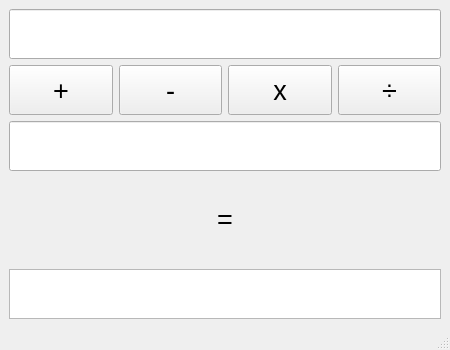
<?xml version="1.0" encoding="UTF-8"?>
<ui version="4.0">
 <class>MainWindow</class>
 <widget class="QMainWindow" name="MainWindow">
  <property name="geometry">
   <rect>
    <x>0</x>
    <y>0</y>
    <width>450</width>
    <height>350</height>
   </rect>
  </property>
  <property name="minimumSize">
   <size>
    <width>400</width>
    <height>200</height>
   </size>
  </property>
  <property name="focusPolicy">
   <enum>Qt::NoFocus</enum>
  </property>
  <property name="windowTitle">
   <string>MainWindow</string>
  </property>
  <widget class="QWidget" name="centralwidget">
   <layout class="QGridLayout" name="gridLayout">
    <item row="0" column="0">
     <layout class="QVBoxLayout" name="verticalLayout">
      <item>
       <widget class="QLineEdit" name="val1">
        <property name="minimumSize">
         <size>
          <width>200</width>
          <height>50</height>
         </size>
        </property>
        <property name="maximumSize">
         <size>
          <width>16777215</width>
          <height>50</height>
         </size>
        </property>
        <property name="baseSize">
         <size>
          <width>0</width>
          <height>50</height>
         </size>
        </property>
        <property name="font">
         <font>
          <pointsize>20</pointsize>
         </font>
        </property>
        <property name="toolTip">
         <string>&lt;html&gt;&lt;head/&gt;&lt;body&gt;&lt;p&gt;1 значение&lt;/p&gt;&lt;/body&gt;&lt;/html&gt;</string>
        </property>
        <property name="whatsThis">
         <string/>
        </property>
        <property name="text">
         <string extracomment="1 значение"/>
        </property>
        <property name="alignment">
         <set>Qt::AlignRight|Qt::AlignTrailing|Qt::AlignVCenter</set>
        </property>
        <property name="dragEnabled">
         <bool>false</bool>
        </property>
        <property name="placeholderText">
         <string extracomment="1 значение"/>
        </property>
       </widget>
      </item>
      <item>
       <layout class="QGridLayout" name="gridLayout_2">
        <item row="0" column="0">
         <widget class="QPushButton" name="plus">
          <property name="sizePolicy">
           <sizepolicy hsizetype="Minimum" vsizetype="Fixed">
            <horstretch>0</horstretch>
            <verstretch>0</verstretch>
           </sizepolicy>
          </property>
          <property name="minimumSize">
           <size>
            <width>0</width>
            <height>50</height>
           </size>
          </property>
          <property name="font">
           <font>
            <pointsize>20</pointsize>
           </font>
          </property>
          <property name="mouseTracking">
           <bool>false</bool>
          </property>
          <property name="contextMenuPolicy">
           <enum>Qt::CustomContextMenu</enum>
          </property>
          <property name="toolTip">
           <string/>
          </property>
          <property name="whatsThis">
           <string>C++</string>
          </property>
          <property name="text">
           <string>+</string>
          </property>
         </widget>
        </item>
        <item row="0" column="1">
         <widget class="QPushButton" name="minus">
          <property name="sizePolicy">
           <sizepolicy hsizetype="Minimum" vsizetype="Fixed">
            <horstretch>0</horstretch>
            <verstretch>0</verstretch>
           </sizepolicy>
          </property>
          <property name="minimumSize">
           <size>
            <width>0</width>
            <height>50</height>
           </size>
          </property>
          <property name="font">
           <font>
            <pointsize>20</pointsize>
           </font>
          </property>
          <property name="text">
           <string>-</string>
          </property>
         </widget>
        </item>
        <item row="0" column="2">
         <widget class="QPushButton" name="multiplication">
          <property name="sizePolicy">
           <sizepolicy hsizetype="Minimum" vsizetype="Fixed">
            <horstretch>0</horstretch>
            <verstretch>0</verstretch>
           </sizepolicy>
          </property>
          <property name="minimumSize">
           <size>
            <width>0</width>
            <height>50</height>
           </size>
          </property>
          <property name="font">
           <font>
            <pointsize>20</pointsize>
           </font>
          </property>
          <property name="text">
           <string>x</string>
          </property>
         </widget>
        </item>
        <item row="0" column="3">
         <widget class="QPushButton" name="divide">
          <property name="sizePolicy">
           <sizepolicy hsizetype="Minimum" vsizetype="Fixed">
            <horstretch>0</horstretch>
            <verstretch>0</verstretch>
           </sizepolicy>
          </property>
          <property name="minimumSize">
           <size>
            <width>0</width>
            <height>50</height>
           </size>
          </property>
          <property name="font">
           <font>
            <pointsize>20</pointsize>
           </font>
          </property>
          <property name="text">
           <string>÷</string>
          </property>
         </widget>
        </item>
       </layout>
      </item>
      <item>
       <widget class="QLineEdit" name="val2">
        <property name="minimumSize">
         <size>
          <width>200</width>
          <height>50</height>
         </size>
        </property>
        <property name="maximumSize">
         <size>
          <width>16777215</width>
          <height>50</height>
         </size>
        </property>
        <property name="baseSize">
         <size>
          <width>0</width>
          <height>50</height>
         </size>
        </property>
        <property name="font">
         <font>
          <pointsize>20</pointsize>
         </font>
        </property>
        <property name="toolTip">
         <string>&lt;html&gt;&lt;head/&gt;&lt;body&gt;&lt;p&gt;2 значение&lt;/p&gt;&lt;/body&gt;&lt;/html&gt;</string>
        </property>
        <property name="text">
         <string extracomment="2 значение"/>
        </property>
        <property name="alignment">
         <set>Qt::AlignRight|Qt::AlignTrailing|Qt::AlignVCenter</set>
        </property>
       </widget>
      </item>
      <item>
       <widget class="QLabel" name="label">
        <property name="text">
         <string>&lt;html&gt;&lt;head/&gt;&lt;body&gt;&lt;p align=&quot;center&quot;&gt;&lt;span style=&quot; font-size:20pt;&quot;&gt;=&lt;/span&gt;&lt;/p&gt;&lt;/body&gt;&lt;/html&gt;</string>
        </property>
       </widget>
      </item>
      <item>
       <widget class="QTextBrowser" name="result">
        <property name="sizePolicy">
         <sizepolicy hsizetype="Expanding" vsizetype="Expanding">
          <horstretch>0</horstretch>
          <verstretch>0</verstretch>
         </sizepolicy>
        </property>
        <property name="minimumSize">
         <size>
          <width>200</width>
          <height>50</height>
         </size>
        </property>
        <property name="maximumSize">
         <size>
          <width>16777215</width>
          <height>50</height>
         </size>
        </property>
        <property name="baseSize">
         <size>
          <width>0</width>
          <height>50</height>
         </size>
        </property>
        <property name="font">
         <font>
          <pointsize>20</pointsize>
         </font>
        </property>
        <property name="cursor" stdset="0">
         <cursorShape>IBeamCursor</cursorShape>
        </property>
        <property name="html">
         <string>&lt;!DOCTYPE HTML PUBLIC &quot;-//W3C//DTD HTML 4.0//EN&quot; &quot;http://www.w3.org/TR/REC-html40/strict.dtd&quot;&gt;
&lt;html&gt;&lt;head&gt;&lt;meta name=&quot;qrichtext&quot; content=&quot;1&quot; /&gt;&lt;style type=&quot;text/css&quot;&gt;
p, li { white-space: pre-wrap; }
&lt;/style&gt;&lt;/head&gt;&lt;body style=&quot; font-family:'MS Shell Dlg 2'; font-size:20pt; font-weight:400; font-style:normal;&quot;&gt;
&lt;p align=&quot;right&quot; style=&quot;-qt-paragraph-type:empty; margin-top:0px; margin-bottom:0px; margin-left:0px; margin-right:0px; -qt-block-indent:0; text-indent:0px;&quot;&gt;&lt;br /&gt;&lt;/p&gt;&lt;/body&gt;&lt;/html&gt;</string>
        </property>
       </widget>
      </item>
     </layout>
    </item>
   </layout>
  </widget>
  <widget class="QMenuBar" name="menubar">
   <property name="geometry">
    <rect>
     <x>0</x>
     <y>0</y>
     <width>450</width>
     <height>26</height>
    </rect>
   </property>
  </widget>
  <widget class="QStatusBar" name="statusbar"/>
 </widget>
 <resources/>
 <connections>
  <connection>
   <sender>plus</sender>
   <signal>clicked()</signal>
   <receiver>MainWindow</receiver>
   <slot>plus()</slot>
   <hints>
    <hint type="sourcelabel">
     <x>216</x>
     <y>247</y>
    </hint>
    <hint type="destinationlabel">
     <x>249</x>
     <y>252</y>
    </hint>
   </hints>
  </connection>
  <connection>
   <sender>minus</sender>
   <signal>clicked()</signal>
   <receiver>MainWindow</receiver>
   <slot>minus()</slot>
   <hints>
    <hint type="sourcelabel">
     <x>152</x>
     <y>309</y>
    </hint>
    <hint type="destinationlabel">
     <x>252</x>
     <y>316</y>
    </hint>
   </hints>
  </connection>
  <connection>
   <sender>multiplication</sender>
   <signal>clicked()</signal>
   <receiver>MainWindow</receiver>
   <slot>multiplication()</slot>
   <hints>
    <hint type="sourcelabel">
     <x>105</x>
     <y>396</y>
    </hint>
    <hint type="destinationlabel">
     <x>253</x>
     <y>405</y>
    </hint>
   </hints>
  </connection>
  <connection>
   <sender>divide</sender>
   <signal>clicked()</signal>
   <receiver>MainWindow</receiver>
   <slot>divide()</slot>
   <hints>
    <hint type="sourcelabel">
     <x>156</x>
     <y>562</y>
    </hint>
    <hint type="destinationlabel">
     <x>251</x>
     <y>474</y>
    </hint>
   </hints>
  </connection>
 </connections>
 <slots>
  <slot>plus()</slot>
  <slot>minus()</slot>
  <slot>multiplication()</slot>
  <slot>divide()</slot>
 </slots>
</ui>
